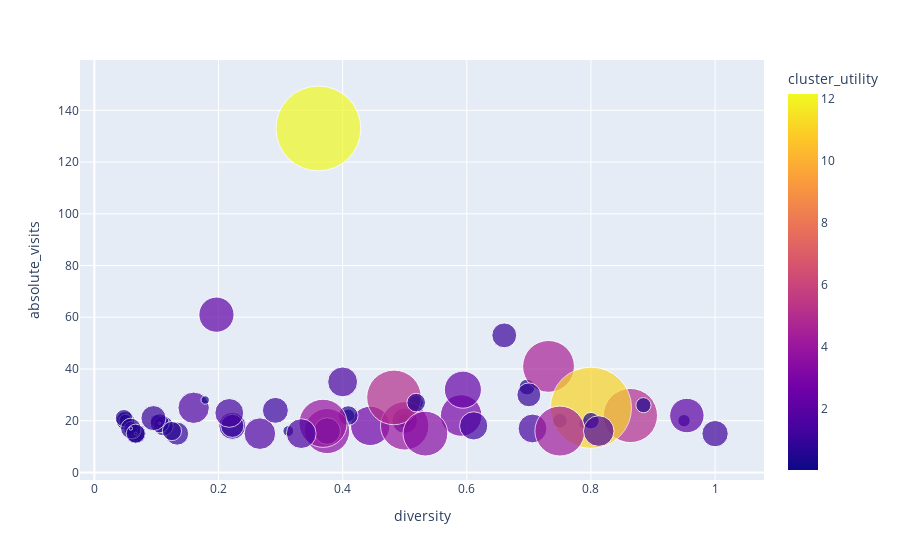

The code cell stored with this chart in its notebook:
### Code cell
import plotly_express as px
fig = px.scatter(final_merged[final_merged['cluster_utility'] >0 ], x="diversity", y="absolute_visits",
	         size="cluster_utility", color="cluster_utility",
                 hover_name="cluster_labels", size_max=60
                 #log_x=True
                 )
fig.show()
